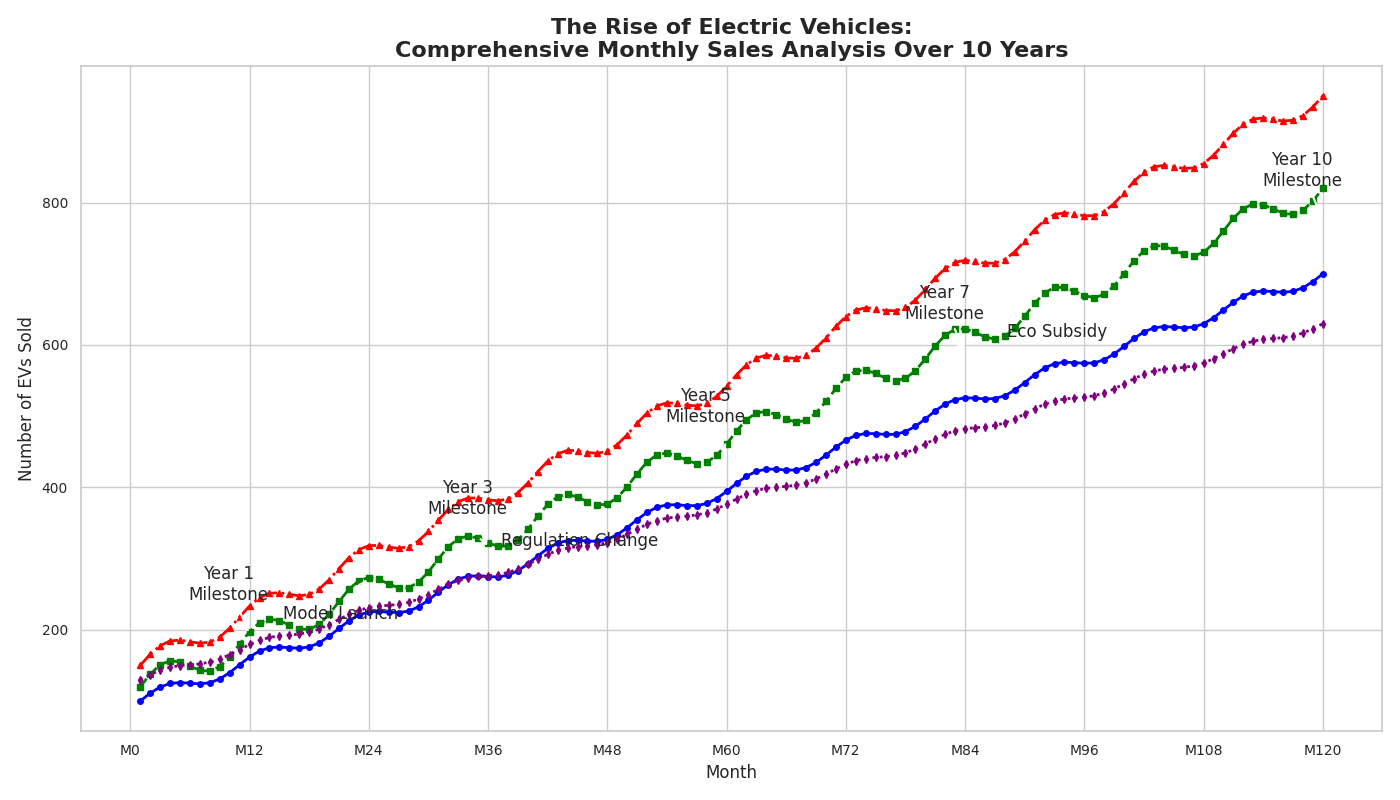

Write the Python code that produced this figure.
import matplotlib.pyplot as plt
import numpy as np

# Define time period: months over 10 years
months = np.arange(1, 121)  

# Create sales data with seasonal variation
sales_compact = 100 + 10 * np.sin(np.linspace(0, 24 * np.pi, 120)) + np.linspace(0, 600, 120)
sales_sedan = 120 + 20 * np.sin(np.linspace(0, 24 * np.pi, 120)) + np.linspace(0, 700, 120)
sales_suv = 150 + 15 * np.sin(np.linspace(0, 24 * np.pi, 120)) + np.linspace(0, 800, 120)
sales_truck = 130 + 5 * np.sin(np.linspace(0, 24 * np.pi, 120)) + np.linspace(0, 500, 120)

milestones = {
    12: "Year 1\nMilestone",
    36: "Year 3\nMilestone",
    60: "Year 5\nMilestone",
    84: "Year 7\nMilestone",
    120: "Year 10\nMilestone"
}

events = {
    24: "Model Launch",
    48: "Regulation Change",
    96: "Eco Subsidy"
}

plt.figure(figsize=(14, 8))
plt.plot(months, sales_compact, color='blue', linestyle='-', linewidth=2, marker='o', markersize=4)
plt.plot(months, sales_sedan, color='green', linestyle='--', linewidth=2, marker='s', markersize=4)
plt.plot(months, sales_suv, color='red', linestyle='-.', linewidth=2, marker='^', markersize=4)
plt.plot(months, sales_truck, color='purple', linestyle=':', linewidth=2, marker='d', markersize=4)

for month, text in milestones.items():
    plt.annotate(text, 
                 (month, (sales_compact[month-1] + sales_sedan[month-1] + sales_suv[month-1] + sales_truck[month-1]) / 4),
                 textcoords="offset points", xytext=(-15, 25), ha='center',
                 arrowprops=dict(facecolor='black', arrowstyle='->', linewidth=1.5))

for month, text in events.items():
    plt.annotate(text, 
                 (month, sales_sedan[month-1]), 
                 textcoords="offset points", xytext=(-20, -30), ha='center',
                 arrowprops=dict(facecolor='orange', arrowstyle='->', linewidth=1.5))

plt.title("The Rise of Electric Vehicles:\nComprehensive Monthly Sales Analysis Over 10 Years", fontsize=16, weight='bold')
plt.xlabel("Month", fontsize=12)
plt.ylabel("Number of EVs Sold", fontsize=12)
plt.xticks(np.arange(0, 121, step=12), 
           ['M0', 'M12', 'M24', 'M36', 'M48', 'M60', 'M72', 'M84', 'M96', 'M108', 'M120'], fontsize=10)
plt.yticks(fontsize=10)

plt.tight_layout()

plt.show()
